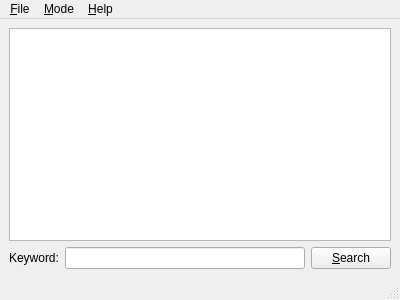
<ui version="4.0" >
 <class>MainWindow</class>
 <widget class="QMainWindow" name="MainWindow" >
  <property name="geometry" >
   <rect>
    <x>0</x>
    <y>0</y>
    <width>400</width>
    <height>300</height>
   </rect>
  </property>
  <property name="windowTitle" >
   <string>Pysozluk-Qt</string>
  </property>
  <property name="windowIcon" >
   <iconset>/usr/share/icons/hicolor/scalable/apps/pysozluk-qt.svg</iconset>
  </property>
  <widget class="QWidget" name="centralwidget" >
   <layout class="QGridLayout" >
    <property name="margin" >
     <number>9</number>
    </property>
    <property name="spacing" >
     <number>6</number>
    </property>
    <item row="1" column="1" >
     <widget class="QLineEdit" name="lineEdit" />
    </item>
    <item row="1" column="0" >
     <widget class="QLabel" name="label" >
      <property name="text" >
       <string>Keyword:</string>
      </property>
     </widget>
    </item>
    <item row="1" column="2" >
     <widget class="QPushButton" name="pushButton" >
      <property name="text" >
       <string>&amp;Search</string>
      </property>
     </widget>
    </item>
    <item row="0" column="0" colspan="3" >
     <widget class="QTextBrowser" name="textBrowser" >
      <property name="html" >
       <string>&lt;html>&lt;head>&lt;meta name="qrichtext" content="1" />&lt;style type="text/css">
p, li { white-space: pre-wrap; }
&lt;/style>&lt;/head>&lt;body style=" font-family:'Sans Serif'; font-size:9pt; font-weight:400; font-style:normal; text-decoration:none;">
&lt;p style="-qt-paragraph-type:empty; margin-top:0px; margin-bottom:0px; margin-left:0px; margin-right:0px; -qt-block-indent:0; text-indent:0px;">&lt;/p>&lt;/body>&lt;/html></string>
      </property>
     </widget>
    </item>
   </layout>
  </widget>
  <widget class="QMenuBar" name="menubar" >
   <property name="geometry" >
    <rect>
     <x>0</x>
     <y>0</y>
     <width>400</width>
     <height>29</height>
    </rect>
   </property>
   <widget class="QMenu" name="menuFile" >
    <property name="title" >
     <string>&amp;File</string>
    </property>
    <addaction name="actionSave" />
    <addaction name="separator" />
    <addaction name="actionQuit" />
   </widget>
   <widget class="QMenu" name="menuMode" >
    <property name="title" >
     <string>&amp;Mode</string>
    </property>
    <addaction name="actionOffline" />
   </widget>
   <widget class="QMenu" name="menuHelp" >
    <property name="title" >
     <string>&amp;Help</string>
    </property>
    <addaction name="actionAbout_Pysozluk_Qt" />
    <addaction name="actionAbout_Qt" />
   </widget>
   <addaction name="menuFile" />
   <addaction name="menuMode" />
   <addaction name="menuHelp" />
  </widget>
  <widget class="QStatusBar" name="statusbar" />
  <action name="actionHelp" >
   <property name="text" >
    <string>&amp;Index</string>
   </property>
   <property name="shortcut" >
    <string>F1</string>
   </property>
  </action>
  <action name="actionAbout_Pysozluk_Qt" >
   <property name="text" >
    <string>About &amp;Pysozluk-Qt</string>
   </property>
  </action>
  <action name="actionAbout_Qt" >
   <property name="text" >
    <string>About &amp;Qt</string>
   </property>
  </action>
  <action name="actionOffline" >
   <property name="checkable" >
    <bool>true</bool>
   </property>
   <property name="checked" >
    <bool>true</bool>
   </property>
   <property name="text" >
    <string>&amp;Offline</string>
   </property>
   <property name="shortcut" >
    <string>Ctrl+M</string>
   </property>
  </action>
  <action name="actionSave" >
   <property name="text" >
    <string>&amp;Save</string>
   </property>
   <property name="shortcut" >
    <string>Ctrl+S</string>
   </property>
  </action>
  <action name="actionQuit" >
   <property name="text" >
    <string>&amp;Quit</string>
   </property>
   <property name="shortcut" >
    <string>Alt+F4</string>
   </property>
  </action>
 </widget>
 <tabstops>
  <tabstop>lineEdit</tabstop>
  <tabstop>textBrowser</tabstop>
  <tabstop>pushButton</tabstop>
 </tabstops>
 <resources/>
 <connections/>
</ui>
